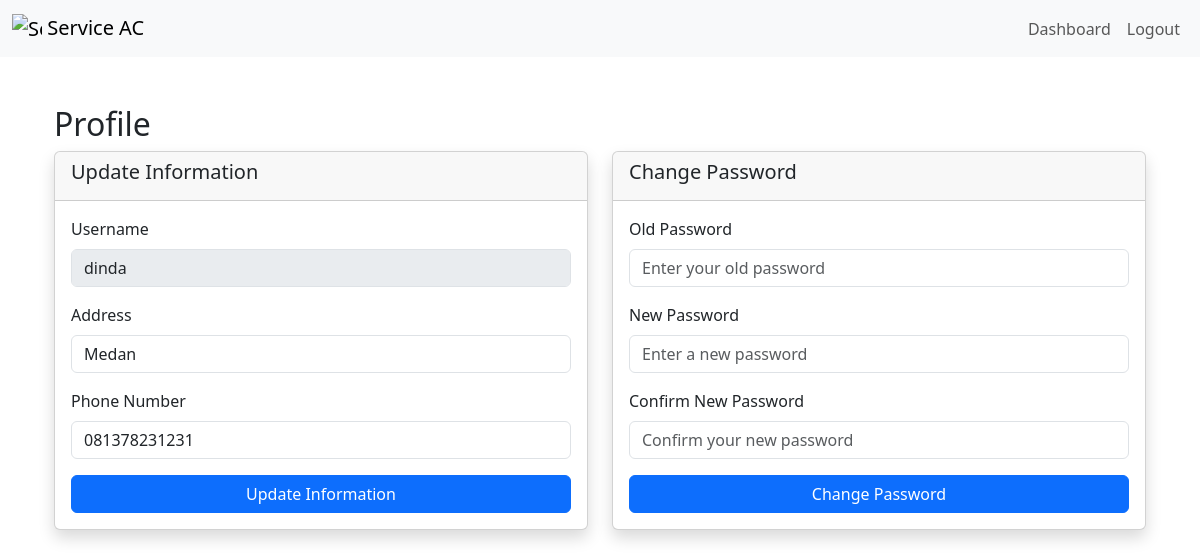
Page /user/profile (signed in) on the committed database.
### service_ac/models.py (models this page shows, shortened)
class User(models.Model):
    ROLE_CHOICES = [
        ('admin', 'Admin'),
        ('user', 'User'),
        ('teknisi', 'Teknisi'),
    ]
    username = models.CharField(max_length=50, unique=True)
    password = models.CharField(max_length=255)
    role = models.CharField(max_length=10, choices=ROLE_CHOICES)
    alamat = models.TextField()
    nomor_hp = models.CharField(max_length=15)

### service_ac/views.py (the view, shortened to what this page needs)
# urls.py: path('user/profile', views.profile, name='profile'),
def profile(request):
    if request.session.get('role') not in ['user', 'admin']:
        return redirect('login')
    user_id = request.session.get('user_id')
    user = get_object_or_404(User, id=user_id)
    message = None
    message_type = None
    return render(request, 'service_ac/user/profile.html', {
        'user': user,
        'message': message,
        'message_type': message_type,
    })

### service_ac/templates/service_ac/user/profile.html (shortened to what this page needs)
{% extends "service_ac/include/base_generic.html" %}
{% block content %}
<div class="container mt-5">
    <h2>Profile</h2>
    <div class="row">
        <div class="col-md-6">
            <div class="card shadow mb-4">
                <div class="card-header">
                    <h5>Update Information</h5>
                </div>
                <div class="card-body">
                    <form method="POST">
                        <div class="mb-3">
                            <label for="username" class="form-label">Username</label>
                            <input
                                type="text"
                                class="form-control"
                                id="username"
                                value="{{ user.username }}"
                                disabled>
                        </div>
                        <div class="mb-3">
                            <label for="alamat" class="form-label">Address</label>
                            <input
                                type="text"
                                class="form-control"
                                id="alamat"
                                name="alamat"
                                value="{{ user.alamat }}"
                                placeholder="Enter your address"
                                required>
                        </div>
                        <div class="mb-3">
                            <label for="nomor_hp" class="form-label">Phone Number</label>
                            <input
                                type="text"
                                class="form-control"
                                id="nomor_hp"
                                name="nomor_hp"
                                value="{{ user.nomor_hp }}"
                                placeholder="Enter your phone number"
                                required>
                        </div>
                        <button type="submit" class="btn btn-primary w-100" name="update_info">Update Information</button>
                    </form>
                </div>
            </div>
        </div>
        <div class="col-md-6">
            <div class="card shadow mb-4">
                <div class="card-header">
                    <h5>Change Password</h5>
                </div>
                <div class="card-body">
                    <form method="POST">
                        <div class="mb-3">
                            <label for="old_password" class="form-label">Old Password</label>
                            <input
                                type="password"
                                class="form-control"
                                id="old_password"
                                name="old_password"
                                placeholder="Enter your old password"
                                required>
                        </div>
                        <div class="mb-3">
                            <label for="new_password" class="form-label">New Password</label>
                            <input
                                type="password"
                                class="form-control"
                                id="new_password"
                                name="new_password"
                                placeholder="Enter a new password"
                                required>
                        </div>
                        <div class="mb-3">
                            <label for="confirm_password" class="form-label">Confirm New Password</label>
                            <input
                                type="password"
                                class="form-control"
                                id="confirm_password"
                                name="confirm_password"
                                placeholder="Confirm your new password"
                                required>
                        </div>
                        <button type="submit" class="btn btn-primary w-100" name="change_password">Change Password</button>
                    </form>
                </div>
            </div>
        </div>
    </div>
</div>
{% endblock %}

### rows in the picture
User: username "dinda", alamat "Medan", nomor_hp "081378231231"
